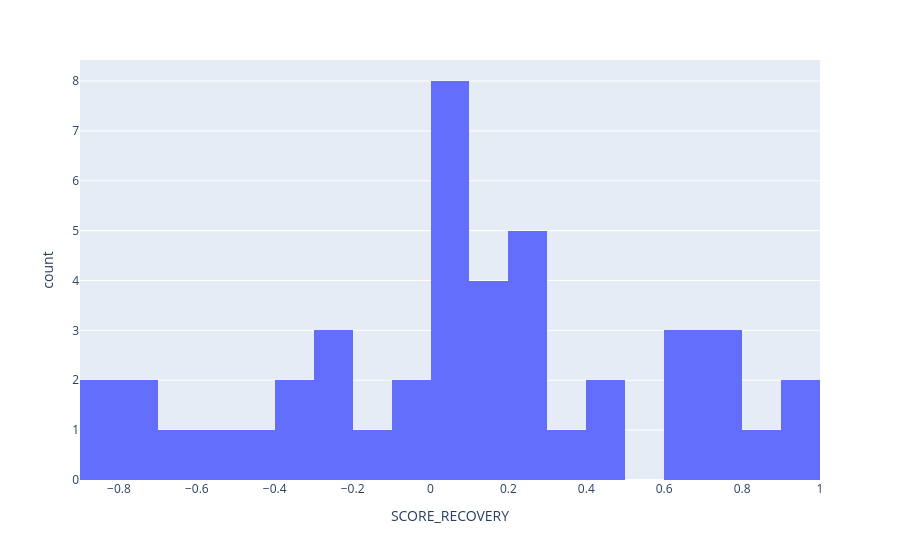

The notebook cell this image was saved under:
### Code cell
fig=px.histogram(
    recovery_df,x="SCORE_RECOVERY"
)

fig.update_traces(xbins=dict(
    start=-1,  # Start of the first bin
    end=1,   # End of the last bin
    size=0.1    # Bin width of 2
))

# fig.update_layout(xaxis=dict(range=[-1, 1]))

### Figure 1 — Plotly figure (JSON) as saved in the notebook; plotly's stock layout.template omitted (floating-point values rounded to 4 significant figures)
{"data": [{"alignmentgroup": "True", "bingroup": "x", "hovertemplate": "SCORE_RECOVERY=%{x}<br>count=%{y}<extra></extra>", "legendgroup": "", "marker": {"color": "#636efa", "pattern": {"shape": ""}}, "name": "", "offsetgroup": "", "orientation": "v", "showlegend": false, "type": "histogram", "x": [0.8824, 18.5, 1.643, 0, 0.6364, 2.5, -0.2917, 0.7826, 0.4118, 0.1837, 0.7143, 0, 1.25, 0.45, -0.5, 22, -0.6429, -11.5, 1.364, 2.286, -0.25, 0.3913, -0.02564, 15.5, 1.364, -0.75, -1.538, -0.375, 1.786, 1.308, 0.1923, 0.9444, 3.111, 0.2143, 0.04167, -0.7368, 0, -0.8889, 7.25, 0.25, -0.3333, -1.538, -3, -2.667, 0.2, -0.06667, 0.7407, 0.25, 2, -0.56, 0, 0, -0.8182, 0.6364, 0, 1.4, 1, 0.95, 1.857, 1.385, -2.25, 0.15, 2.1, 0.6923, 9, -0.2308, 0.05128, 11, 2.4, 0.1351, -0.15, 0.2], "xaxis": "x", "xbins": {"end": 1, "size": 0.1, "start": -1}, "yaxis": "y"}], "layout": {"barmode": "relative", "legend": {"tracegroupgap": 0}, "margin": {"t": 60}, "xaxis": {"anchor": "y", "domain": [0, 1], "title": {"text": "SCORE_RECOVERY"}}, "yaxis": {"anchor": "x", "domain": [0, 1], "title": {"text": "count"}}}}
